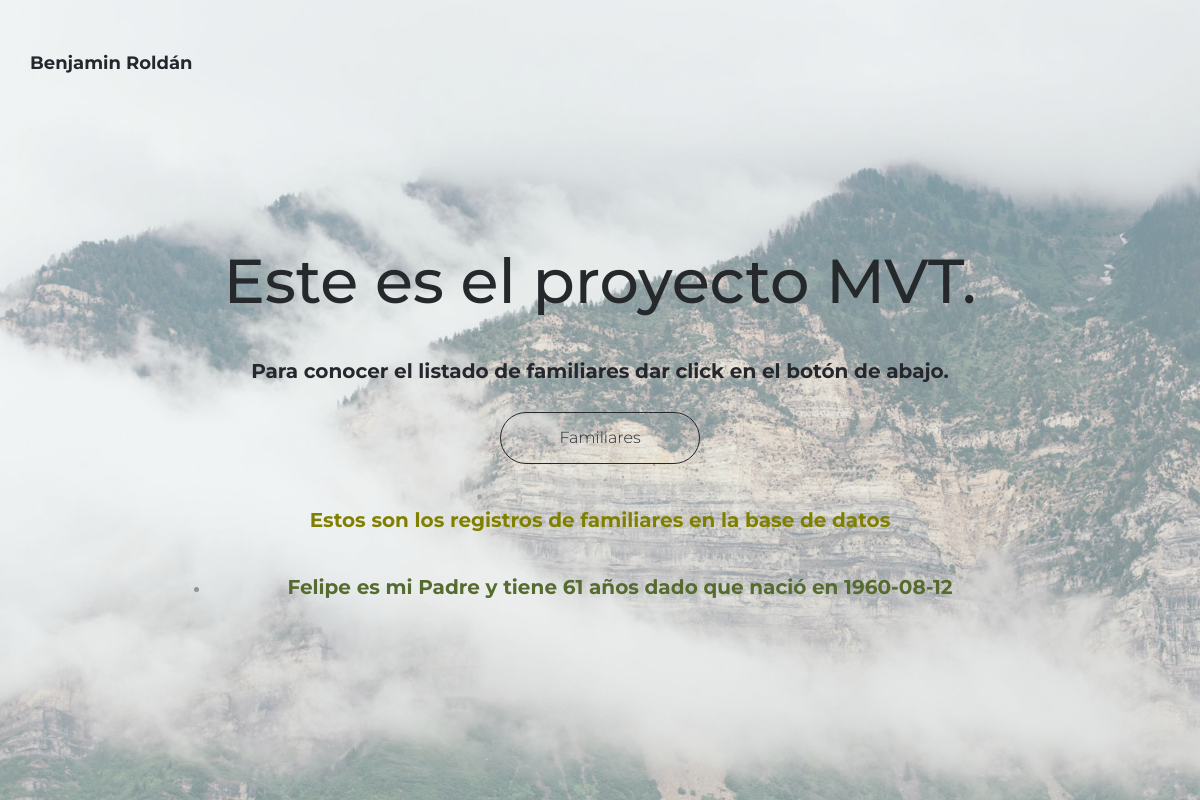
The page /Familiares/Familiares on the database as committed earlier.
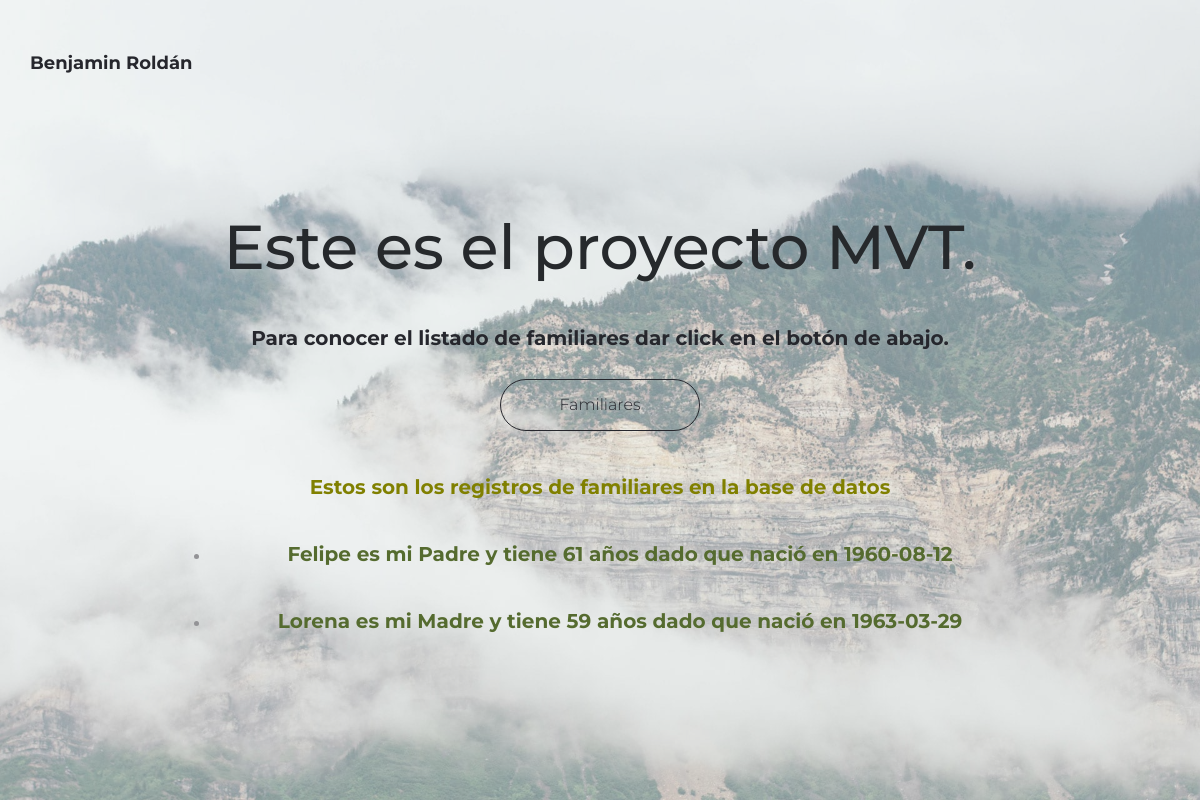
The same page on the database as committed later.
### Familiares/models.py (models this page shows)
class Familiar(models.Model):
    nombre=models.CharField(max_length=40)
    parentesco=models.CharField(max_length=40)
    edad=models.IntegerField()
    nacimiento=models.DateField()
    def __str__(self) -> str:
        return f'{self.nombre} es mi {self.parentesco} y tiene {self.edad} años dado que nació en {self.nacimiento}'

### Familiares/views.py (the view)
# urls.py: path('Familiares', views.familiares, name="Familiares")
def familiares (request):
    familiar = Familiar.objects.all()
    return render(request, "Familiares/familiares.html", {"familiares":familiar})

### Familiares/templates/Familiares/familiares.html
{% extends "Familiares/padre.html" %}
{% load static %}
{% block contenidoAdicional %}
<h4> <p style="color:olive; text-decoration:wavy;"> <b>Estos son los registros de familiares en la base de datos </b></p> </h4>
<ul>
    {% for familiar in familiares %}
    <li> <p style="color:darkolivegreen;"> <b> {{familiar}} </b> </p> </li>
    {% endfor %}
</ul>
{% endblock %}

Rows that differ between the two databases and show on the page:
added Familiar: nombre+parentesco+edad "Lorena es mi Madre y tiene 59 años dado que nació en 1963-03-29"
